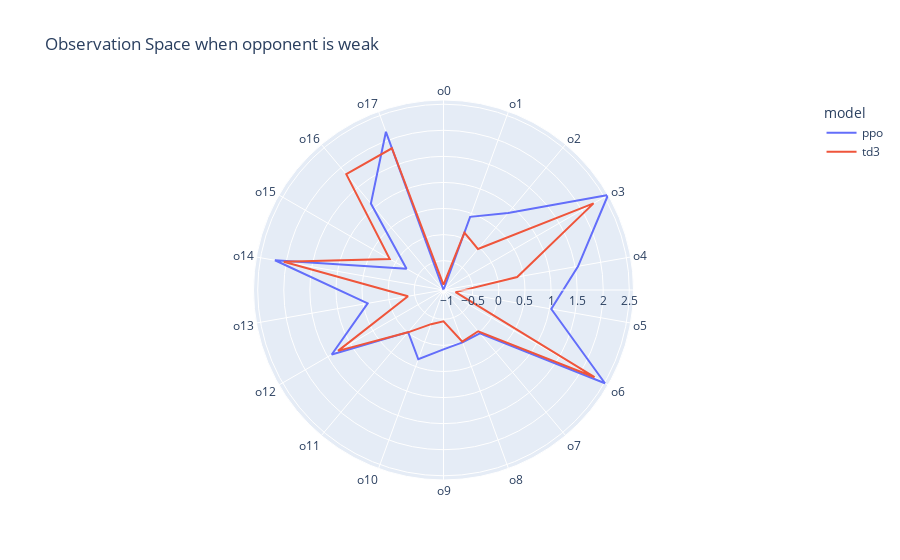
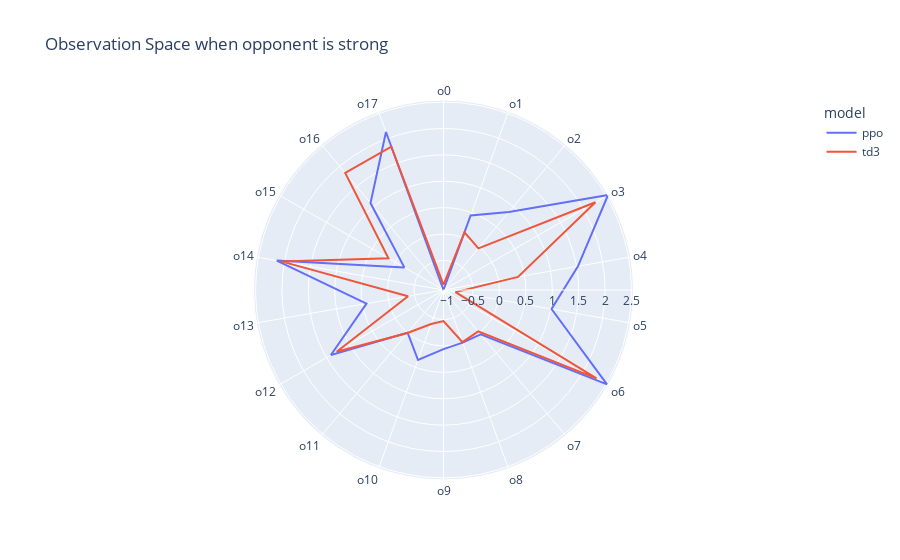
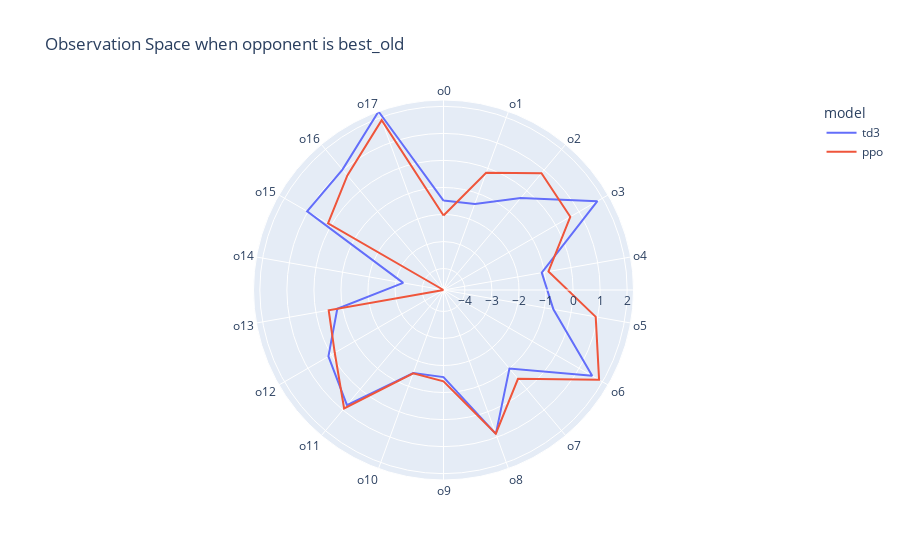
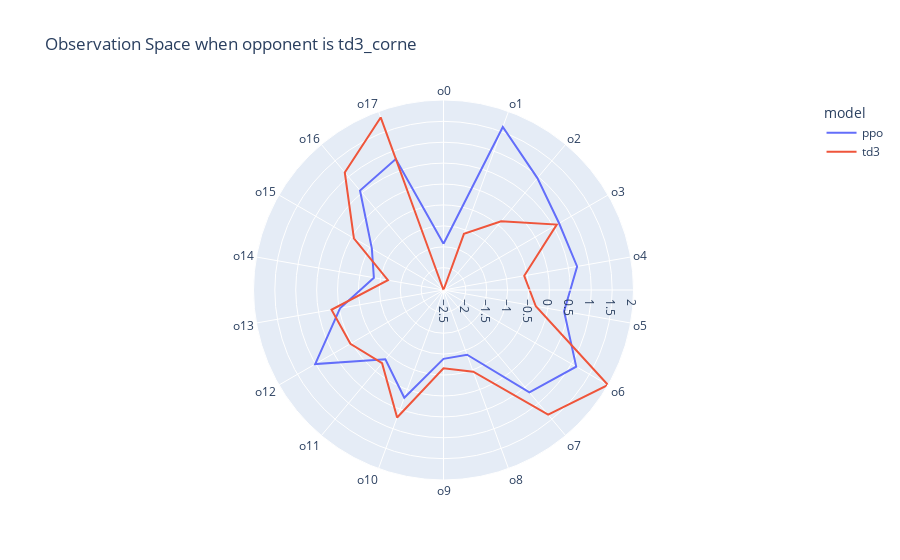

The notebook cell these images were saved under, in order:
### Code cell
for opp in df["opponent"].unique():

    df_mean = df[["observation_space", "model", "opponent"]].copy()
    df_mean = df_mean[df_mean["opponent"] == opp]

    def convert_helper(action_space):
        action_space = [list(a) for a in action_space]
        action_space = np.array(action_space)
        action_mean = list(action_space.mean(axis=0))
        return action_mean

    df_mean["observation_space"] = df_mean["observation_space"].apply(convert_helper)
    # make every entry of action space an own column
    #df_mean = pd.DataFrame(df_mean["action_space"].to_list(), index=df_mean.index)

    df_mean = df_mean.explode("observation_space")
    unique_models = len(df_mean["model"].unique())
    df_mean["theta"] = [f"o{i}" for i in range(18)]*int(unique_models)
    # plot more df in one plot
    fig = px.line_polar(df_mean, r='observation_space', theta='theta', color="model", line_close=True, title=f"Observation Space when opponent is {opp}")

    fig.show()

### Figure 1 — Plotly figure (JSON) as saved in the notebook; plotly's stock layout.template omitted (floating-point values rounded to 4 significant figures)
{"data": [{"hovertemplate": "model=ppo<br>observation_space=%{r}<br>theta=%{theta}<extra></extra>", "legendgroup": "ppo", "line": {"color": "#636efa", "dash": "solid"}, "marker": {"symbol": "circle"}, "mode": "lines", "name": "ppo", "r": [-1.062, 0.4301, 0.8648, 2.581, 1.558, 1.036, 2.512, 0.0227, 0.006038, 0.07493, 0.351, -0.007382, 1.412, 0.4137, 2.22, -0.2439, 1.104, 2.165, -1.062], "showlegend": true, "subplot": "polar", "theta": ["o0", "o1", "o2", "o3", "o4", "o5", "o6", "o7", "o8", "o9", "o10", "o11", "o12", "o13", "o14", "o15", "o16", "o17", "o0"], "type": "scatterpolar"}, {"hovertemplate": "model=td3<br>observation_space=%{r}<br>theta=%{theta}<extra></extra>", "legendgroup": "td3", "line": {"color": "#EF553B", "dash": "solid"}, "marker": {"symbol": "circle"}, "mode": "lines", "name": "td3", "r": [-0.9621, 0.1093, -0.0344, 2.26, 0.373, -0.8268, 2.282, -0.02896, -0.008024, -0.4615, -0.3649, -0.002634, 1.272, -0.3706, 2.048, 0.1282, 1.838, 1.83, -0.9621], "showlegend": true, "subplot": "polar", "theta": ["o0", "o1", "o2", "o3", "o4", "o5", "o6", "o7", "o8", "o9", "o10", "o11", "o12", "o13", "o14", "o15", "o16", "o17", "o0"], "type": "scatterpolar"}], "layout": {"legend": {"title": {"text": "model"}, "tracegroupgap": 0}, "polar": {"angularaxis": {"direction": "clockwise", "rotation": 90}, "domain": {"x": [0, 1], "y": [0, 1]}}, "title": {"text": "Observation Space when opponent is weak"}}}

### Figure 2 — Plotly figure (JSON) as saved in the notebook; plotly's stock layout.template omitted (floating-point values rounded to 4 significant figures)
{"data": [{"hovertemplate": "model=ppo<br>observation_space=%{r}<br>theta=%{theta}<extra></extra>", "legendgroup": "ppo", "line": {"color": "#636efa", "dash": "solid"}, "marker": {"symbol": "circle"}, "mode": "lines", "name": "ppo", "r": [-1.059, 0.4421, 0.8681, 2.539, 1.526, 1.019, 2.516, 0.03439, 0.0007325, 0.05937, 0.3515, -0.002322, 1.403, 0.4218, 2.147, -0.2029, 1.091, 2.125, -1.059], "showlegend": true, "subplot": "polar", "theta": ["o0", "o1", "o2", "o3", "o4", "o5", "o6", "o7", "o8", "o9", "o10", "o11", "o12", "o13", "o14", "o15", "o16", "o17", "o0"], "type": "scatterpolar"}, {"hovertemplate": "model=td3<br>observation_space=%{r}<br>theta=%{theta}<extra></extra>", "legendgroup": "td3", "line": {"color": "#EF553B", "dash": "solid"}, "marker": {"symbol": "circle"}, "mode": "lines", "name": "td3", "r": [-0.9626, 0.1031, -0.02967, 2.263, 0.3734, -0.829, 2.286, -0.03647, -0.008434, -0.4718, -0.3731, 0.003754, 1.277, -0.3774, 2.059, 0.1444, 1.836, 1.83, -0.9626], "showlegend": true, "subplot": "polar", "theta": ["o0", "o1", "o2", "o3", "o4", "o5", "o6", "o7", "o8", "o9", "o10", "o11", "o12", "o13", "o14", "o15", "o16", "o17", "o0"], "type": "scatterpolar"}], "layout": {"legend": {"title": {"text": "model"}, "tracegroupgap": 0}, "polar": {"angularaxis": {"direction": "clockwise", "rotation": 90}, "domain": {"x": [0, 1], "y": [0, 1]}}, "title": {"text": "Observation Space when opponent is strong"}}}

### Figure 3 — Plotly figure (JSON) as saved in the notebook; plotly's stock layout.template omitted (floating-point values rounded to 4 significant figures)
{"data": [{"hovertemplate": "model=td3<br>observation_space=%{r}<br>theta=%{theta}<extra></extra>", "legendgroup": "td3", "line": {"color": "#636efa", "dash": "solid"}, "marker": {"symbol": "circle"}, "mode": "lines", "name": "td3", "r": [-1.484, -1.403, -0.3525, 1.779, -1.102, -0.6656, 1.557, -0.9982, 0.8719, -1.57, -1.522, 0.762, 0.1224, -0.8031, -3.278, 1.031, 1.022, 2.235, -1.484], "showlegend": true, "subplot": "polar", "theta": ["o0", "o1", "o2", "o3", "o4", "o5", "o6", "o7", "o8", "o9", "o10", "o11", "o12", "o13", "o14", "o15", "o16", "o17", "o0"], "type": "scatterpolar"}, {"hovertemplate": "model=ppo<br>observation_space=%{r}<br>theta=%{theta}<extra></extra>", "legendgroup": "ppo", "line": {"color": "#EF553B", "dash": "solid"}, "marker": {"symbol": "circle"}, "mode": "lines", "name": "ppo", "r": [-2.035, -0.1791, 0.8453, 0.6229, -0.8499, 0.9246, 1.853, -0.5067, 0.8654, -1.416, -1.514, 0.9267, -0.1478, -0.4806, -4.792, 0.1389, 0.739, 1.892, -2.035], "showlegend": true, "subplot": "polar", "theta": ["o0", "o1", "o2", "o3", "o4", "o5", "o6", "o7", "o8", "o9", "o10", "o11", "o12", "o13", "o14", "o15", "o16", "o17", "o0"], "type": "scatterpolar"}], "layout": {"legend": {"title": {"text": "model"}, "tracegroupgap": 0}, "polar": {"angularaxis": {"direction": "clockwise", "rotation": 90}, "domain": {"x": [0, 1], "y": [0, 1]}}, "title": {"text": "Observation Space when opponent is best_old"}}}

### Figure 4 — Plotly figure (JSON) as saved in the notebook; plotly's stock layout.template omitted (floating-point values rounded to 4 significant figures)
{"data": [{"hovertemplate": "model=ppo<br>observation_space=%{r}<br>theta=%{theta}<extra></extra>", "legendgroup": "ppo", "line": {"color": "#636efa", "dash": "solid"}, "marker": {"symbol": "circle"}, "mode": "lines", "name": "ppo", "r": [-1.427, 1.613, 0.9605, 0.6586, 0.7111, 0.3949, 1.131, 0.6622, -0.8854, -0.8865, 0.2082, -0.3704, 1.01, -0.02028, -0.8424, -0.5548, 0.5724, 0.8017, -1.427], "showlegend": true, "subplot": "polar", "theta": ["o0", "o1", "o2", "o3", "o4", "o5", "o6", "o7", "o8", "o9", "o10", "o11", "o12", "o13", "o14", "o15", "o16", "o17", "o0"], "type": "scatterpolar"}, {"hovertemplate": "model=td3<br>observation_space=%{r}<br>theta=%{theta}<extra></extra>", "legendgroup": "td3", "line": {"color": "#EF553B", "dash": "solid"}, "marker": {"symbol": "circle"}, "mode": "lines", "name": "td3", "r": [-2.533, -1.104, -0.3892, 0.5941, -0.5725, -0.2913, 2.01, 1.36, -0.4539, -0.6612, 0.7097, -0.2481, 0.03794, 0.1862, -1.184, -0.0588, 1.139, 1.858, -2.533], "showlegend": true, "subplot": "polar", "theta": ["o0", "o1", "o2", "o3", "o4", "o5", "o6", "o7", "o8", "o9", "o10", "o11", "o12", "o13", "o14", "o15", "o16", "o17", "o0"], "type": "scatterpolar"}], "layout": {"legend": {"title": {"text": "model"}, "tracegroupgap": 0}, "polar": {"angularaxis": {"direction": "clockwise", "rotation": 90}, "domain": {"x": [0, 1], "y": [0, 1]}}, "title": {"text": "Observation Space when opponent is td3_corne"}}}
